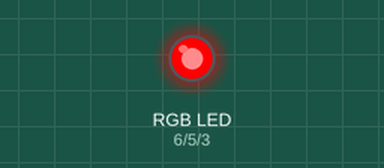
A sketch run on a simulated Arduino Uno, built with avr-gcc and run on an emulated ATmega328P. On the bench: an RGB LED mixed from three pins (HIGH = lit).

Above: at 0.5 s.
At 1.5 s:
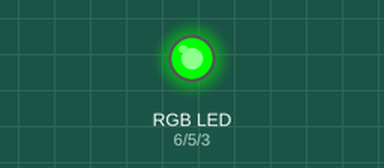
At 2.5 s:
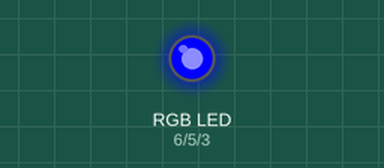
At 3.5 s:
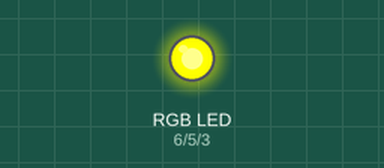
At 4.5 s:
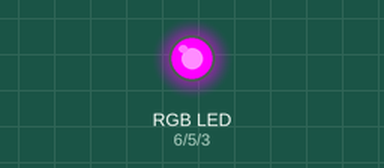
At 5.5 s:
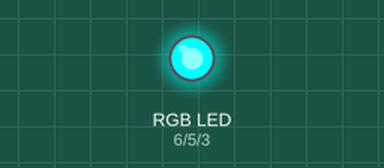
Timing chart, 0 to 7.8 s (numbered marks = the images above):
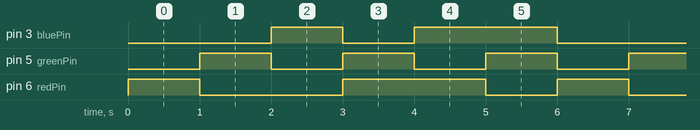

The sketch:

03_rgb_led.ino
```cpp
/********************************
 * makerblog.at - Tutorial
 * Elegoo 37 Sensor Kit v2.0
 *
 * RGB LED
 * Arduino D6 -> Pin R
 * Arduino D5 -> Pin G
 * Arduino D3 -> Pin B
 * Arduino GND -> rechtes Pin (-)
 *
 *********************************/

int redPin = 6;
int greenPin = 5;
int bluePin = 3;

void setup() {
  Serial.begin(9600);
  pinMode(redPin, OUTPUT);
  pinMode(greenPin, OUTPUT);
  pinMode(bluePin, OUTPUT);
}

void loop() {
  rgbColor(255,0,0);
  delay(1000);
  rgbColor(0,255,0);
  delay(1000);
  rgbColor(0,0,255);
  delay(1000);
  rgbColor(255,255,0);
  delay(1000);
  rgbColor(255,0,255);
  delay(1000);
  rgbColor(0,255,255);
  delay(1000);
}

void rgbColor(int red, int green, int blue) {
  analogWrite(redPin, red);
  analogWrite(greenPin, green);
  analogWrite(bluePin, blue);
}
```

Measured:
- by itself, pin 3 (bluePin): repeats every 6.0 s: LOW 1.0 s, HIGH 2.0 s, LOW 2.0 s, HIGH 1.0 s
- by itself, pin 5 (greenPin): alternates HIGH for 1.0 s and LOW for 1.0 s
- by itself, pin 6 (redPin): repeats every 6.0 s: LOW 2.0 s, HIGH 2.0 s, LOW 1.0 s, HIGH 1.0 s
